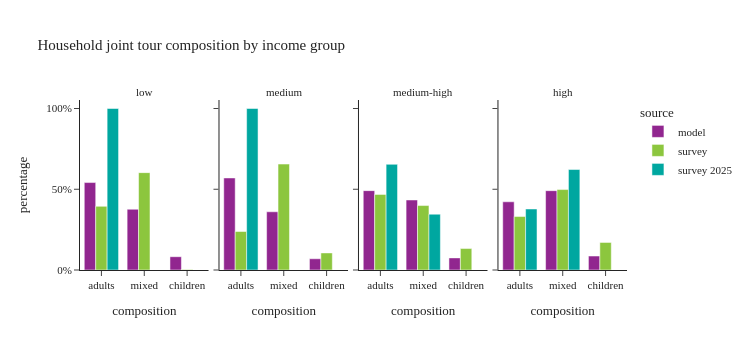

This figure's notebook cell:
### Code cell
plot_joint_tour_segment(joint_tour_data, 'income_group', "Household joint tour composition by income group")

### Figure 1 — Plotly figure (JSON) as saved in the notebook; plotly's stock layout.template omitted (floating-point values rounded to 4 significant figures)
{"data": [{"alignmentgroup": "True", "customdata": [[10139], [7045], [1541]], "hovertemplate": "source=model<br>income_group=low<br>composition=%{x}<br>percentage=%{y}<br>sample_size=%{customdata[0]}<extra></extra>", "legendgroup": "model", "marker": {"color": "#91268F", "pattern": {"shape": ""}}, "name": "model", "offsetgroup": "model", "orientation": "v", "showlegend": true, "textposition": "auto", "type": "bar", "x": ["adults", "mixed", "children"], "xaxis": "x", "y": [0.5415, 0.3762, 0.0823], "yaxis": "y"}, {"alignmentgroup": "True", "customdata": [[17372], [10988], [2118]], "hovertemplate": "source=model<br>income_group=medium<br>composition=%{x}<br>percentage=%{y}<br>sample_size=%{customdata[0]}<extra></extra>", "legendgroup": "model", "marker": {"color": "#91268F", "pattern": {"shape": ""}}, "name": "model", "offsetgroup": "model", "orientation": "v", "showlegend": false, "textposition": "auto", "type": "bar", "x": ["adults", "mixed", "children"], "xaxis": "x2", "y": [0.57, 0.3605, 0.06949], "yaxis": "y2"}, {"alignmentgroup": "True", "customdata": [[17223], [15196], [2627]], "hovertemplate": "source=model<br>income_group=medium-high<br>composition=%{x}<br>percentage=%{y}<br>sample_size=%{customdata[0]}<extra></extra>", "legendgroup": "model", "marker": {"color": "#91268F", "pattern": {"shape": ""}}, "name": "model", "offsetgroup": "model", "orientation": "v", "showlegend": false, "textposition": "auto", "type": "bar", "x": ["adults", "mixed", "children"], "xaxis": "x3", "y": [0.4914, 0.4336, 0.07496], "yaxis": "y3"}, {"alignmentgroup": "True", "customdata": [[15314], [17812], [3135]], "hovertemplate": "source=model<br>income_group=high<br>composition=%{x}<br>percentage=%{y}<br>sample_size=%{customdata[0]}<extra></extra>", "legendgroup": "model", "marker": {"color": "#91268F", "pattern": {"shape": ""}}, "name": "model", "offsetgroup": "model", "orientation": "v", "showlegend": false, "textposition": "auto", "type": "bar", "x": ["adults", "mixed", "children"], "xaxis": "x4", "y": [0.4223, 0.4912, 0.08646], "yaxis": "y4"}, {"alignmentgroup": "True", "customdata": [[34], [32], [3]], "hovertemplate": "source=survey<br>income_group=low<br>composition=%{x}<br>percentage=%{y}<br>sample_size=%{customdata[0]}<extra></extra>", "legendgroup": "survey", "marker": {"color": "#8CC63E", "pattern": {"shape": ""}}, "name": "survey", "offsetgroup": "survey", "orientation": "v", "showlegend": true, "textposition": "auto", "type": "bar", "x": ["adults", "mixed", "children"], "xaxis": "x", "y": [0.3942, 0.6029, 0.00289], "yaxis": "y"}, {"alignmentgroup": "True", "customdata": [[67], [52], [13]], "hovertemplate": "source=survey<br>income_group=medium<br>composition=%{x}<br>percentage=%{y}<br>sample_size=%{customdata[0]}<extra></extra>", "legendgroup": "survey", "marker": {"color": "#8CC63E", "pattern": {"shape": ""}}, "name": "survey", "offsetgroup": "survey", "orientation": "v", "showlegend": false, "textposition": "auto", "type": "bar", "x": ["adults", "mixed", "children"], "xaxis": "x2", "y": [0.2383, 0.6559, 0.1058], "yaxis": "y2"}, {"alignmentgroup": "True", "customdata": [[141], [89], [19]], "hovertemplate": "source=survey<br>income_group=medium-high<br>composition=%{x}<br>percentage=%{y}<br>sample_size=%{customdata[0]}<extra></extra>", "legendgroup": "survey", "marker": {"color": "#8CC63E", "pattern": {"shape": ""}}, "name": "survey", "offsetgroup": "survey", "orientation": "v", "showlegend": false, "textposition": "auto", "type": "bar", "x": ["adults", "mixed", "children"], "xaxis": "x3", "y": [0.4681, 0.3991, 0.1328], "yaxis": "y3"}, {"alignmentgroup": "True", "customdata": [[83], [57], [26]], "hovertemplate": "source=survey<br>income_group=high<br>composition=%{x}<br>percentage=%{y}<br>sample_size=%{customdata[0]}<extra></extra>", "legendgroup": "survey", "marker": {"color": "#8CC63E", "pattern": {"shape": ""}}, "name": "survey", "offsetgroup": "survey", "orientation": "v", "showlegend": false, "textposition": "auto", "type": "bar", "x": ["adults", "mixed", "children"], "xaxis": "x4", "y": [0.331, 0.498, 0.171], "yaxis": "y4"}, {"alignmentgroup": "True", "customdata": [[3]], "hovertemplate": "source=survey 2025<br>income_group=low<br>composition=%{x}<br>percentage=%{y}<br>sample_size=%{customdata[0]}<extra></extra>", "legendgroup": "survey 2025", "marker": {"color": "#00A7A0", "pattern": {"shape": ""}}, "name": "survey 2025", "offsetgroup": "survey 2025", "orientation": "v", "showlegend": true, "textposition": "auto", "type": "bar", "x": ["adults"], "xaxis": "x", "y": [1.0], "yaxis": "y"}, {"alignmentgroup": "True", "customdata": [[3]], "hovertemplate": "source=survey 2025<br>income_group=medium<br>composition=%{x}<br>percentage=%{y}<br>sample_size=%{customdata[0]}<extra></extra>", "legendgroup": "survey 2025", "marker": {"color": "#00A7A0", "pattern": {"shape": ""}}, "name": "survey 2025", "offsetgroup": "survey 2025", "orientation": "v", "showlegend": false, "textposition": "auto", "type": "bar", "x": ["adults"], "xaxis": "x2", "y": [1.0], "yaxis": "y2"}, {"alignmentgroup": "True", "customdata": [[7], [1]], "hovertemplate": "source=survey 2025<br>income_group=medium-high<br>composition=%{x}<br>percentage=%{y}<br>sample_size=%{customdata[0]}<extra></extra>", "legendgroup": "survey 2025", "marker": {"color": "#00A7A0", "pattern": {"shape": ""}}, "name": "survey 2025", "offsetgroup": "survey 2025", "orientation": "v", "showlegend": false, "textposition": "auto", "type": "bar", "x": ["adults", "mixed"], "xaxis": "x3", "y": [0.6544, 0.3456], "yaxis": "y3"}, {"alignmentgroup": "True", "customdata": [[6], [1]], "hovertemplate": "source=survey 2025<br>income_group=high<br>composition=%{x}<br>percentage=%{y}<br>sample_size=%{customdata[0]}<extra></extra>", "legendgroup": "survey 2025", "marker": {"color": "#00A7A0", "pattern": {"shape": ""}}, "name": "survey 2025", "offsetgroup": "survey 2025", "orientation": "v", "showlegend": false, "textposition": "auto", "type": "bar", "x": ["adults", "mixed"], "xaxis": "x4", "y": [0.3779, 0.6221], "yaxis": "y4"}], "layout": {"annotations": [{"font": {}, "showarrow": false, "text": "low", "x": 0.1175, "xanchor": "center", "xref": "paper", "y": 1.0, "yanchor": "bottom", "yref": "paper"}, {"font": {}, "showarrow": false, "text": "medium", "x": 0.3725, "xanchor": "center", "xref": "paper", "y": 1.0, "yanchor": "bottom", "yref": "paper"}, {"font": {}, "showarrow": false, "text": "medium-high", "x": 0.6275, "xanchor": "center", "xref": "paper", "y": 1.0, "yanchor": "bottom", "yref": "paper"}, {"font": {}, "showarrow": false, "text": "high", "x": 0.8825, "xanchor": "center", "xref": "paper", "y": 1.0, "yanchor": "bottom", "yref": "paper"}], "barmode": "group", "height": 350, "legend": {"title": {"text": "source"}, "tracegroupgap": 0}, "title": {"text": "Household joint tour composition by income group"}, "width": 750, "xaxis": {"anchor": "y", "domain": [0.0, 0.235], "title": {"text": "composition"}}, "xaxis2": {"anchor": "y2", "domain": [0.255, 0.49], "matches": "x", "title": {"text": "composition"}}, "xaxis3": {"anchor": "y3", "domain": [0.51, 0.745], "matches": "x", "title": {"text": "composition"}}, "xaxis4": {"anchor": "y4", "domain": [0.765, 1.0], "matches": "x", "title": {"text": "composition"}}, "yaxis": {"anchor": "x", "domain": [0.0, 1.0], "tickformat": ".0%", "title": {"text": "percentage"}}, "yaxis2": {"anchor": "x2", "domain": [0.0, 1.0], "matches": "y", "showticklabels": false, "tickformat": ".0%"}, "yaxis3": {"anchor": "x3", "domain": [0.0, 1.0], "matches": "y", "showticklabels": false}, "yaxis4": {"anchor": "x4", "domain": [0.0, 1.0], "matches": "y", "showticklabels": false}}}
